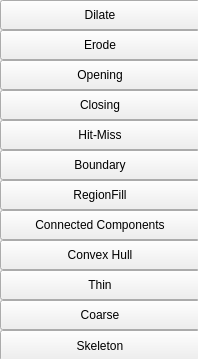
       <widget class="QWidget" name="scrollAreaWidgetContents">
        <property name="geometry">
         <rect>
          <x>0</x>
          <y>0</y>
          <width>198</width>
          <height>359</height>
         </rect>
        </property>
        <widget class="QPushButton" name="pushButton_gujia">
         <property name="geometry">
          <rect>
           <x>0</x>
           <y>330</y>
           <width>200</width>
           <height>31</height>
          </rect>
         </property>
         <property name="text">
          <string>Skeleton</string>
         </property>
        </widget>
        <widget class="QPushButton" name="pushButton_cuhua">
         <property name="geometry">
          <rect>
           <x>0</x>
           <y>300</y>
           <width>200</width>
           <height>30</height>
          </rect>
         </property>
         <property name="text">
          <string>Coarse</string>
         </property>
        </widget>
        <widget class="QPushButton" name="pushButton_xihua">
         <property name="geometry">
          <rect>
           <x>0</x>
           <y>270</y>
           <width>200</width>
           <height>30</height>
          </rect>
         </property>
         <property name="text">
          <string>Thin</string>
         </property>
        </widget>
        <widget class="QPushButton" name="pushButton_tuke">
         <property name="geometry">
          <rect>
           <x>0</x>
           <y>240</y>
           <width>200</width>
           <height>30</height>
          </rect>
         </property>
         <property name="text">
          <string>Convex Hull</string>
         </property>
        </widget>
        <widget class="QPushButton" name="pushButton_liantongtiqu">
         <property name="geometry">
          <rect>
           <x>0</x>
           <y>210</y>
           <width>200</width>
           <height>30</height>
          </rect>
         </property>
         <property name="font">
          <font>
           <pointsize>9</pointsize>
          </font>
         </property>
         <property name="text">
          <string>Connected Components</string>
         </property>
        </widget>
        <widget class="QPushButton" name="pushButton_quyutianchong">
         <property name="geometry">
          <rect>
           <x>0</x>
           <y>180</y>
           <width>200</width>
           <height>30</height>
          </rect>
         </property>
         <property name="text">
          <string>RegionFill</string>
         </property>
        </widget>
        <widget class="QPushButton" name="pushButton_bianjietiqu">
         <property name="geometry">
          <rect>
           <x>0</x>
           <y>150</y>
           <width>200</width>
           <height>30</height>
          </rect>
         </property>
         <property name="text">
          <string>Boundary</string>
         </property>
        </widget>
        <widget class="QPushButton" name="pushButton_jizhongjibuzhong">
         <property name="geometry">
          <rect>
           <x>0</x>
           <y>120</y>
           <width>200</width>
           <height>30</height>
          </rect>
         </property>
         <property name="text">
          <string>Hit-Miss</string>
         </property>
        </widget>
        <widget class="QPushButton" name="tool_dilate">
         <property name="geometry">
          <rect>
           <x>0</x>
           <y>0</y>
           <width>200</width>
           <height>30</height>
          </rect>
         </property>
         <property name="text">
          <string>Dilate</string>
         </property>
        </widget>
        <widget class="QPushButton" name="tool_erode">
         <property name="geometry">
          <rect>
           <x>0</x>
           <y>30</y>
           <width>200</width>
           <height>30</height>
          </rect>
         </property>
         <property name="text">
          <string>Erode</string>
         </property>
        </widget>
        <widget class="QPushButton" name="tool_opening">
         <property name="geometry">
          <rect>
           <x>0</x>
           <y>60</y>
           <width>200</width>
           <height>30</height>
          </rect>
         </property>
         <property name="text">
          <string>Opening</string>
         </property>
        </widget>
        <widget class="QPushButton" name="tool_closing">
         <property name="geometry">
          <rect>
           <x>0</x>
           <y>90</y>
           <width>200</width>
           <height>30</height>
          </rect>
         </property>
         <property name="text">
          <string>Closing</string>
         </property>
        </widget>
       </widget>
